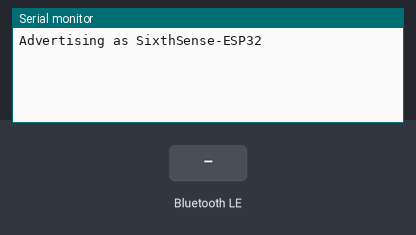
This sketch was run on a simulated ESP32. On the bench: the last lines printed to the serial monitor. Inputs (shaded band) come from the test bench. Nothing arrives over Bluetooth unless stated; a phone connects over Bluetooth LE 3 s after start.

Above: at 1.2 s.
1.3 s: Bluetooth LE write "1" received
At 2.5 s:
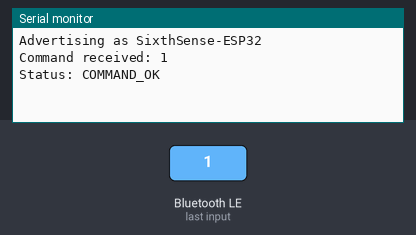
2.8 s: Bluetooth LE write "0" received
At 2.98 s:
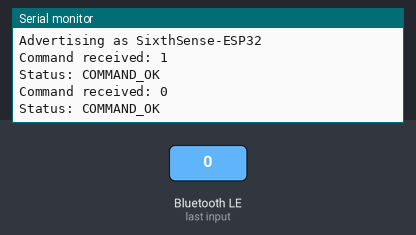
4.5 s: Bluetooth LE write "2" received
At 5.2 s:
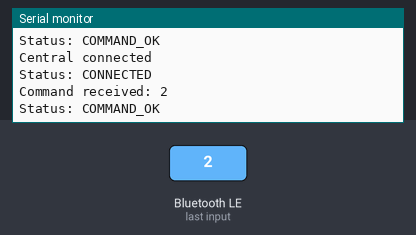

The sketch:

ble_contract_check.ino
```cpp
/*
 * SixthSense BLE contract connection diagnostic.
 *
 * This uses the exact device name, service UUID, command UUID, and status UUID
 * used by the Android app, but deliberately does not touch any motor GPIO.
 * Flash it with DRV8833 boards/motors disconnected from the ESP32.
 *
 * Expected Serial Monitor (115200):
 *   Advertising as SixthSense-ESP32
 *   Central connected
 *   Command received: L
 */

#include <BLE2902.h>
#include <BLEDevice.h>
#include <BLEServer.h>
#include <BLEUtils.h>

namespace {
constexpr char DEVICE_NAME[] = "SixthSense-ESP32";
constexpr char SERVICE_UUID[] = "12345678-1234-1234-1234-1234567890ab";
constexpr char COMMAND_UUID[] = "12345678-1234-1234-1234-1234567890ac";
constexpr char STATUS_UUID[] = "12345678-1234-1234-1234-1234567890ad";

BLEAdvertising* advertising = nullptr;
BLECharacteristic* statusCharacteristic = nullptr;

void publish(const char* value) {
  statusCharacteristic->setValue(value);
  statusCharacteristic->notify();
  Serial.printf("Status: %s\n", value);
}

class ServerCallbacks final : public BLEServerCallbacks {
  void onConnect(BLEServer* server) override {
    Serial.println("Central connected");
    publish("CONNECTED");
  }

  void onDisconnect(BLEServer* server) override {
    Serial.println("Central disconnected; advertising again");
    if (advertising != nullptr) advertising->start();
  }
};

class CommandCallbacks final : public BLECharacteristicCallbacks {
  void onWrite(BLECharacteristic* characteristic) override {
    const String value = characteristic->getValue();
    Serial.printf("Command received: %s\n", value.c_str());
    publish(value.length() == 1 ? "COMMAND_OK" : "INVALID_COMMAND");
  }
};
}  // namespace

void setup() {
  Serial.begin(115200);
  BLEDevice::init(DEVICE_NAME);
  BLEServer* server = BLEDevice::createServer();
  server->setCallbacks(new ServerCallbacks());
  BLEService* service = server->createService(SERVICE_UUID);

  BLECharacteristic* command = service->createCharacteristic(
      COMMAND_UUID,
      BLECharacteristic::PROPERTY_WRITE | BLECharacteristic::PROPERTY_WRITE_NR);
  command->setCallbacks(new CommandCallbacks());

  statusCharacteristic = service->createCharacteristic(
      STATUS_UUID,
      BLECharacteristic::PROPERTY_READ | BLECharacteristic::PROPERTY_NOTIFY);
  statusCharacteristic->addDescriptor(new BLE2902());
  statusCharacteristic->setValue("ADVERTISING");
  service->start();

  advertising = BLEDevice::getAdvertising();
  advertising->addServiceUUID(SERVICE_UUID);
  advertising->setScanResponse(true);
  advertising->setMinPreferred(0x06);
  advertising->setMaxPreferred(0x12);
  advertising->start();
  Serial.printf("Advertising as %s\n", DEVICE_NAME);
}

void loop() {
  delay(1000);
}
```

Measured:
- after the input at 1.3 s, the serial monitor: prints a new line after 0.05 s (image 1)
- after the input at 2.8 s, the serial monitor: prints a new line after 0.05 s (image 2)
- after the input at 4.5 s, the serial monitor: prints a new line after 0.05 s (image 3)
